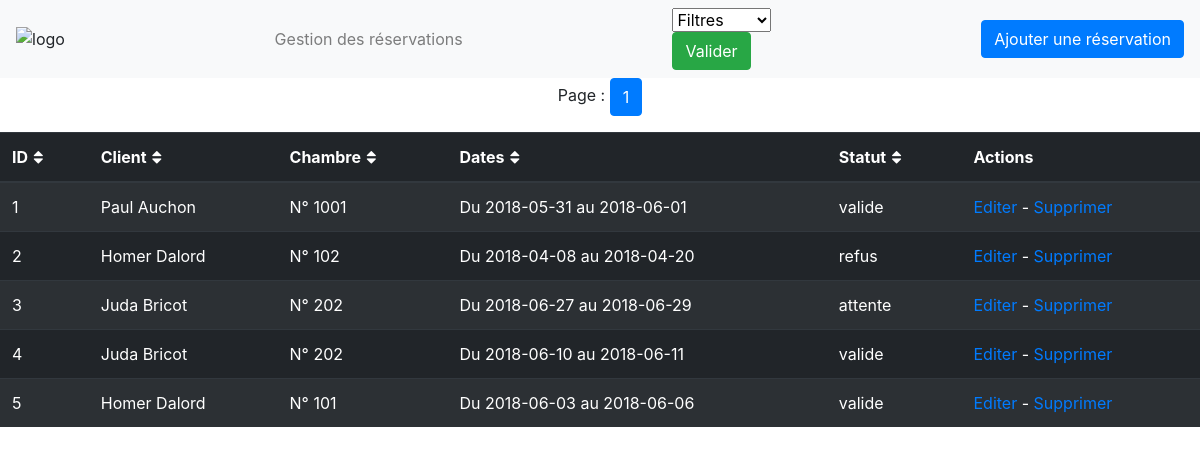
The page / on the database its author committed.
### tables this page shows
CREATE TABLE `reservations` (
  `id` int(11) NOT NULL,
  `clientId` int(11) NOT NULL,
  `chambreId` int(11) NOT NULL,
  `dateEntree` timestamp NULL DEFAULT NULL,
  `dateSortie` timestamp NULL DEFAULT NULL,
  `statut` enum('attente','valide','refus') NOT NULL,
  `dateModification` timestamp NOT NULL DEFAULT CURRENT_TIMESTAMP
);

CREATE TABLE `clients` (
  `id` int(11) NOT NULL,
  `nom` varchar(255) NOT NULL,
  `prenom` varchar(255) NOT NULL,
  `dateInscription` timestamp NOT NULL DEFAULT CURRENT_TIMESTAMP
);

CREATE TABLE `chambres` (
  `id` int(11) NOT NULL,
  `numero` int(11) NOT NULL,
  `nom` varchar(255) NOT NULL,
  `grilleTarifaire` enum('A','B','C','D') NOT NULL,
  `status` enum('disponible','indisponible') NOT NULL
);

### index.php (the view, shortened to what this page needs)
<?php
$title = 'Gestion des réservations';
include 'components/head.php';
?>
<body>
<?php
include 'components/nav.php';
include 'components/bdd.php';
?>
<table class="table table-dark table-striped">
    <thead class="thead-dark">
        <tr>
            <th scope="col">ID<i class="fa fa-fw fa-sort desktop"></i></th>
            <th scope="col">Client<i class="fa fa-fw fa-sort desktop"></i></th>
            <th scope="col"><span class="desktop">Chambre</span><span class="mobile">Bed</span><i class="fa fa-fw fa-sort desktop"></i></th>
            <th scope="col">Dates<i class="fa fa-fw fa-sort desktop"></i></th>
            <th scope="col" class="desktop">Statut<i class="fa fa-fw fa-sort"></i></th>
            <th scope="col">Actions</th>
    </thead>
    <tbody>
        <?php
        $messagesParPage=10;
        $retour_total = $bdd->query($requete_total);
        $donnees_total= $retour_total->fetch();
        $total=$donnees_total['total'];
        $nombreDePages=ceil($total/$messagesParPage);
            if(isset($_GET['page']))
            {
                $pageActuelle=intval($_GET['page']);
                    if($pageActuelle>$nombreDePages)
                    {
                        $pageActuelle=$nombreDePages;
                    }
                    if($pageActuelle<=0){
                        $pageActuelle=1;
                    }
            }
            else
            {
                $pageActuelle=1;
            }
        $reservations = $bdd->query($requete);
        while($reservation = $reservations->fetch()){
            echo '<tr>';
                echo '<td>'.$reservation['id'].'</td>';
                echo '<td><span class="desktop">'.$reservation['prenom'].' </span>'.$reservation['nom'].'</td>';
                echo '<td><span class="desktop">N° </span>'.$reservation['numero'].'</td>';
                echo '<td><span class="desktop">Du </span>'.substr ($reservation['dateEntree'], 0 , 10).'<span class="desktop"> au '.substr ($reservation['dateSortie'], 0 , 10).'</span></td>';
                echo '<td class="desktop">'.$reservation['statut'].'</td>';
                echo '<td class="desktop"><a href="add_reservation.php?id='.$reservation['id'].'">Editer</a> - <a href="delete_reservation.php?id='.$reservation['id'].'">Supprimer</a></td>
                <td class="mobile">
                <div class="dropdown mobile">
                <button class="btn btn-secondary dropdown-toggle" type="button" id="dropdownMenuButton" data-toggle="dropdown" aria-haspopup="true" aria-expanded="false">
                    Menu
                </button>
                <div class="dropdown-menu" aria-labelledby="dropdownMenuButton">
                    <a class="dropdown-item" href="add_reservation.php?id='.$reservation['id'].'">Editer</a>
                    <a class="dropdown-item" href="delete_reservation.php?id='.$reservation['id'].'">Supprimer</a>
                </div>
                </div></td>';
            echo '</tr>';
        }
        echo '<p align="center">Page : ';
        for($i=1; $i<=$nombreDePages; $i++)
        {
            if($i==$pageActuelle)
            {
                echo '<button class="btn btn-primary">'.$i.'</button>';
            }
            else
            {
                echo ' <a href="index.php?page='.$i.'"><button class="btn btn-secondary">'.$i.'</button></a> ';
            }
        }
        echo '</p>';
        ?>
    </tbody>
</table>
</body>
</html>

### components/head.php (shortened to what this page needs)
<!DOCTYPE html>
<html lang="en">
<head>
    <link rel="stylesheet" href="https://stackpath.bootstrapcdn.com/bootstrap/4.1.0/css/bootstrap.min.css">
    <link href="//maxcdn.bootstrapcdn.com/font-awesome/4.1.0/css/font-awesome.min.css" rel="stylesheet">
    <link rel="stylesheet" href="css/main.css">
</head>

### components/nav.php (shortened to what this page needs)
<nav class="navbar navbar-light bg-light">
    <img src="" alt="logo">
    <span class="navbar-text">
        <?php echo $title; ?>
    </span>
    <?php
    if(strstr($_SERVER['SCRIPT_FILENAME'], 'index')){
    ?>
    <form method="post">
        <select class="form-inline" name="select" id="exampleFormControlSelect1">
            <option>Filtres</option>
        </select>
        <button type="submit" name="submit" class="btn btn-success">Valider</button>
    </form>
    <a href="add_reservation.php"><button class="btn btn-primary">Ajouter une réservation</button></a>
    <?php
    $requete_total = 'SELECT COUNT(*) AS total FROM reservations';
    $premiereEntree = 0;
    $messagesParPage = 10;
    $requete = 'SELECT reservations.id, clients.nom, clients.prenom, chambres.numero, dateEntree, dateSortie, statut FROM chambres, clients, reservations WHERE chambres.id = reservations.chambreId AND clients.id = reservations.clientId ORDER BY reservations.id ASC LIMIT '.$premiereEntree.', '.$messagesParPage.'';
    }
    ?>
</nav>

### rows shown on the page
reservations: id "1", clientId.prenom "Paul", clientId.nom "Auchon", chambreId.numero "1001", dateEntree "2018-05-31", dateSortie "2018-06-01", statut "valide"
reservations: id "2", clientId.prenom "Homer", clientId.nom "Dalord", chambreId.numero "102", dateEntree "2018-04-08", dateSortie "2018-04-20", statut "refus"
reservations: id "3", clientId.prenom "Juda", clientId.nom "Bricot", chambreId.numero "202", dateEntree "2018-06-27", dateSortie "2018-06-29", statut "attente"
reservations: id "4", clientId.prenom "Juda", clientId.nom "Bricot", chambreId.numero "202", dateEntree "2018-06-10", dateSortie "2018-06-11", statut "valide"
reservations: id "5", clientId.prenom "Homer", clientId.nom "Dalord", chambreId.numero "101", dateEntree "2018-06-03", dateSortie "2018-06-06", statut "valide"

### other values the page prints
$title "Gestion des réservations"
